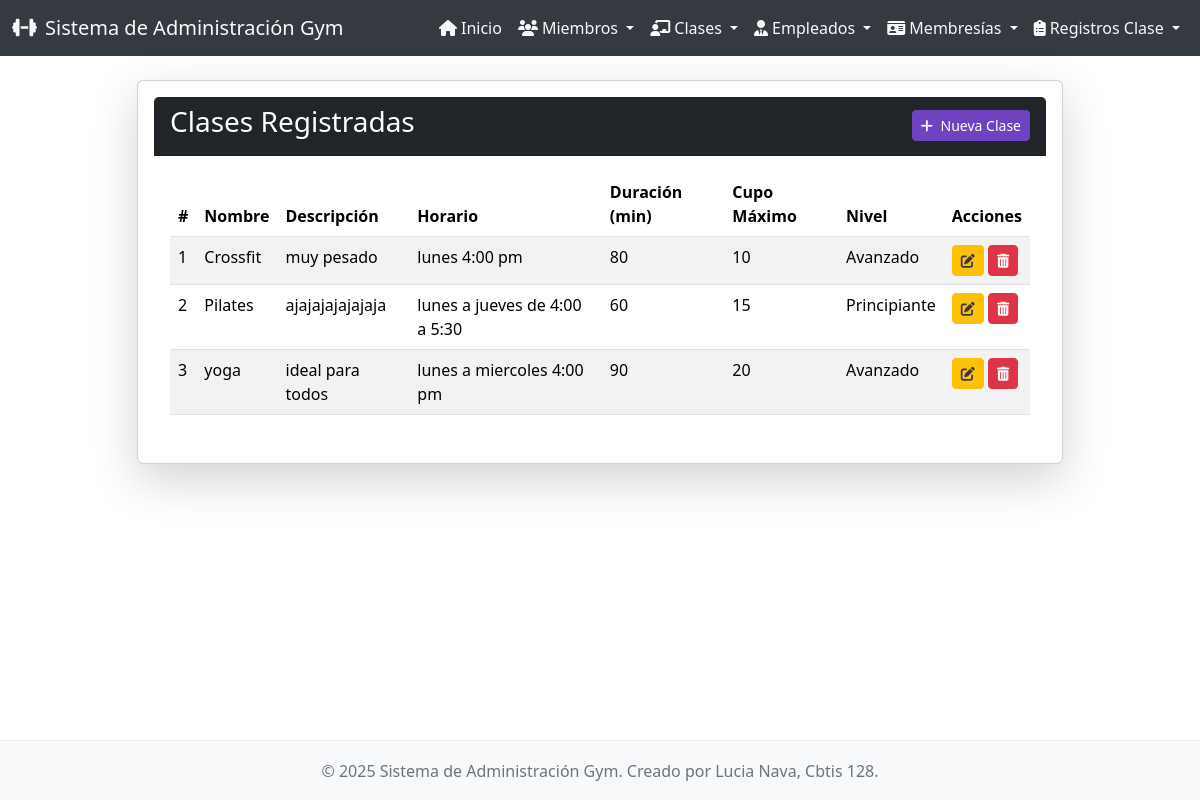
Page /clases/ on the committed database.
### app_gym/models.py (models this page shows, shortened)
class Clase(models.Model):
    nombre_clase = models.CharField(max_length=100)
    descripcion = models.TextField(blank=True, null=True)
    horario = models.CharField(max_length=50) # Ejemplo: "Lunes 10:00-11:00"
    duracion_minutos = models.IntegerField()
    cupo_maximo = models.IntegerField()
    nivel_dificultad = models.CharField(
        max_length=20,
        choices=[
            ('Principiante', 'Principiante'),
            ('Intermedio', 'Intermedio'),
            ('Avanzado', 'Avanzado'),
        ],
        default='Principiante'
    )

### app_gym/views.py (the view)
# urls.py: path('clases/', views.ver_clases, name='ver_clases'),
def ver_clases(request):
    try:
        clases = Clase.objects.all().order_by('horario', 'nombre_clase')
        if not clases.exists():
            messages.info(request, "No hay clases registradas para mostrar. ¡Añade algunas!")
        context = {'clases': clases}
        return render(request, 'clases/ver_clases.html', context)
    except Exception as e:
        messages.error(request, f"Ocurrió un error al cargar las clases: {e}")
        return render(request, 'app_gym/inicio.html', {'error_message': str(e)})

### app_gym/templates/clases/ver_clases.html (shortened to what this page needs)
{% extends 'app_gym/base.html' %}
{% block content %}
<div class="row justify-content-center">
    <div class="col-md-10">
        <div class="card shadow-lg p-3 mb-5 bg-body rounded">
            <div class="card-header bg-dark text-white text-center d-flex justify-content-between align-items-center">
                <h3>Clases Registradas</h3>
                <a href="{% url 'agregar_clase' %}" class="btn btn-primary btn-sm">
                    <i class="fas fa-plus me-1"></i> Nueva Clase
                </a>
            </div>
            <div class="card-body">
                {% if clases %}
                    <div class="table-responsive">
                        <table class="table table-striped table-hover">
                            <thead>
                                <tr>
                                    <th>#</th>
                                    <th>Nombre</th>
                                    <th>Descripción</th>
                                    <th>Horario</th>
                                    <th>Duración (min)</th>
                                    <th>Cupo Máximo</th>
                                    <th>Nivel</th>
                                    <th>Acciones</th>
                                </tr>
                            </thead>
                            <tbody>
                                {% for clase in clases %}
                                <tr>
                                    <td>{{ forloop.counter }}</td>
                                    <td>{{ clase.nombre_clase }}</td>
                                    <td>{{ clase.descripcion|truncatechars:50 }}</td>
                                    <td>{{ clase.horario }}</td>
                                    <td>{{ clase.duracion_minutos }}</td>
                                    <td>{{ clase.cupo_maximo }}</td>
                                    <td>{{ clase.nivel_dificultad }}</td>
                                    <td>
                                        <a href="{% url 'actualizar_clase' clase.pk %}" class="btn btn-warning btn-sm" title="Editar Clase">
                                            <i class="fas fa-edit"></i>
                                        </a>
                                        <a href="{% url 'borrar_clase' clase.pk %}" class="btn btn-danger btn-sm" title="Eliminar Clase">
                                            <i class="fas fa-trash-alt"></i>
                                        </a>
                                    </td>
                                </tr>
                                {% endfor %}
                            </tbody>
                        </table>
                    </div>
                {% else %}
                    <div class="alert alert-info text-center" role="alert">
                        No hay clases registradas. ¡Empieza añadiendo una!
                    </div>
                {% endif %}
            </div>
        </div>
    </div>
</div>
{% endblock %}

### app_gym/templates/app_gym/base.html (style rules this page uses)
body { display: flex; flex-direction: column; min-height: 100vh; }
.btn-primary { background-color: #6f42c1; border-color: #6f42c1; }
.btn-warning { background-color: #ffc107; border-color: #ffc107; color: #343a40; }
.btn-danger { background-color: #dc3545; border-color: #dc3545; }
.table thead { background-color: #e9ecef; }
.table tbody tr:nth-of-type(odd) { background-color: rgba(0,0,0,.05); }
.card { box-shadow: 0 0.5rem 1rem rgba(0,0,0,.075); }

### rows in the picture
Clase: nombre_clase "Crossfit", descripcion "muy pesado", horario "lunes 4:00 pm", duracion_minutos "80", cupo_maximo "10", nivel_dificultad "Avanzado"
Clase: nombre_clase "Pilates", descripcion "ajajajajajajaja", horario "lunes a jueves de 4:00 a 5:30", duracion_minutos "60", cupo_maximo "15", nivel_dificultad "Principiante"
Clase: nombre_clase "yoga", descripcion "ideal para todos", horario "lunes a miercoles 4:00 pm", duracion_minutos "90", cupo_maximo "20", nivel_dificultad "Avanzado"
